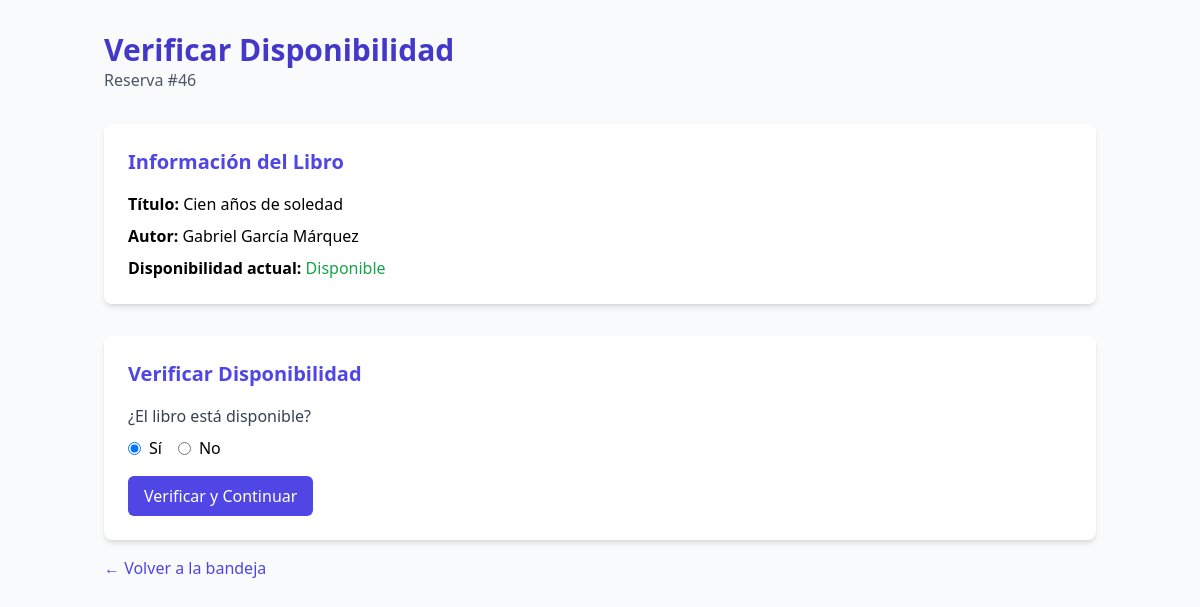
The app's page /verificar_disponibilidad.php?id_reserva=46&flujo=F1&proceso=P3 (signed in) with its own data.
### tables this page shows
CREATE TABLE `reservas` (
  `id_reserva` int(11) NOT NULL,
  `id_usuario` int(11) NOT NULL,
  `flujo` varchar(3) NOT NULL,
  `proceso` varchar(3) NOT NULL,
  `id_libro` int(11) DEFAULT NULL,
  `fecha_inicio` datetime DEFAULT NULL,
  `fecha_fin` datetime DEFAULT NULL,
  `estado` enum('pendiente','confirmada','completada','cancelada') DEFAULT 'pendiente'
);

CREATE TABLE `libros` (
  `id_libro` int(11) NOT NULL,
  `titulo` varchar(100) NOT NULL,
  `autor` varchar(100) NOT NULL,
  `disponible` tinyint(1) DEFAULT 1,
  `stock` int(11) NOT NULL DEFAULT 0
);

### verificar_disponibilidad.php (the view, shortened to what this page needs)
<?php
$con = mysqli_connect("localhost", "root", "", "biblioteca");
$id_reserva = (int)$_GET['id_reserva'];
$sql = "SELECT r.*, l.titulo, l.autor, l.disponible, fp.siguiente
        FROM reservas r
        JOIN libros l ON r.id_libro = l.id_libro
        JOIN flujo_proceso fp ON r.flujo = fp.flujo AND r.proceso = fp.proceso
        WHERE r.id_reserva = $id_reserva";
$resultado = mysqli_query($con, $sql);
$reserva = mysqli_fetch_assoc($resultado);
?>
<!DOCTYPE html>
<html lang="es">
<head>
	<script src="https://cdn.tailwindcss.com"></script>
</head>
<body class="bg-gray-50">
	<div class="container mx-auto px-4 py-8">
		<header class="mb-8">
			<h1 class="text-3xl font-bold text-indigo-700">Verificar Disponibilidad</h1>
			<p class="text-gray-600">Reserva #<?php echo $id_reserva; ?></p>
		</header>
		<div class="bg-white rounded-lg shadow-md p-6 mb-8">
			<h2 class="text-xl font-semibold mb-4 text-indigo-600">Información del Libro</h2>
			<div class="space-y-2">
				<p><span class="font-semibold">Título:</span> <?php echo htmlspecialchars($reserva['titulo']); ?></p>
				<p><span class="font-semibold">Autor:</span> <?php echo htmlspecialchars($reserva['autor']); ?></p>
				<p><span class="font-semibold">Disponibilidad actual:</span>
					<span class="<?php echo $reserva['disponible'] ? 'text-green-600' : 'text-red-600'; ?>">
						<?php echo $reserva['disponible'] ? 'Disponible' : 'No disponible'; ?>
					</span>
				</p>
			</div>
		</div>
		<div class="bg-white rounded-lg shadow-md p-6">
			<h2 class="text-xl font-semibold mb-4 text-indigo-600">Verificar Disponibilidad</h2>
			<form method="post" action="">
				<div class="mb-4">
					<label class="block text-gray-700 mb-2">¿El libro está disponible?</label>
					<div class="flex items-center space-x-4">
						<label class="inline-flex items-center">
							<input type="radio" name="disponible" value="1" class="form-radio text-indigo-600"
								<?php echo $reserva['disponible'] ? 'checked' : ''; ?>>
							<span class="ml-2">Sí</span>
						</label>
						<label class="inline-flex items-center">
							<input type="radio" name="disponible" value="0" class="form-radio text-indigo-600"
								<?php echo !$reserva['disponible'] ? 'checked' : ''; ?>>
							<span class="ml-2">No</span>
						</label>
					</div>
				</div>
				<button type="submit" name="verificar"
					class="bg-indigo-600 text-white px-4 py-2 rounded-md hover:bg-indigo-700 transition-colors">
					Verificar y Continuar
				</button>
			</form>
		</div>
		<div class="mt-4">
			<a href="bandeja.php" class="text-indigo-600 hover:text-indigo-900">← Volver a la bandeja</a>
		</div>
	</div>
</body>
</html>

### records on screen
reservas: id_libro.titulo "Cien años de soledad", id_libro.autor "Gabriel García Márquez"
libros: disponible "☑ Sí", disponible "☐ No"

### other values on screen
$id_reserva "46"
